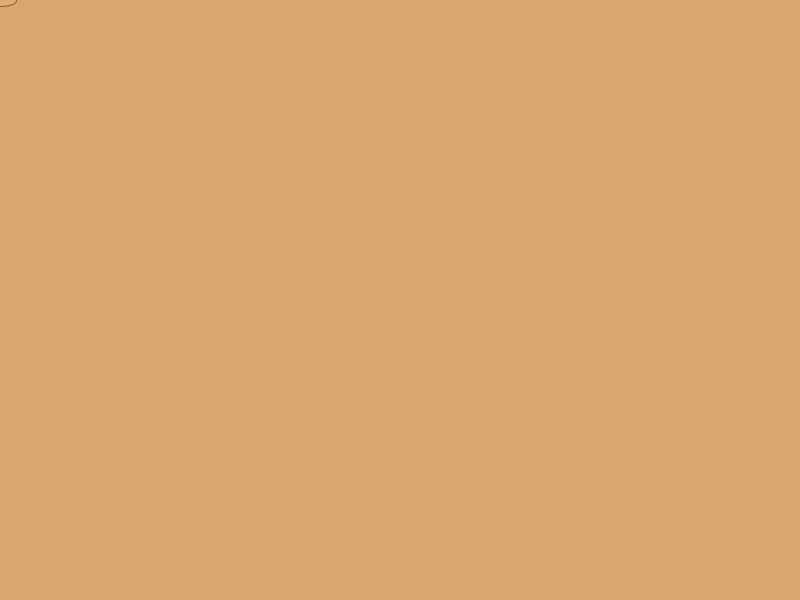
Frame 1 (no input)
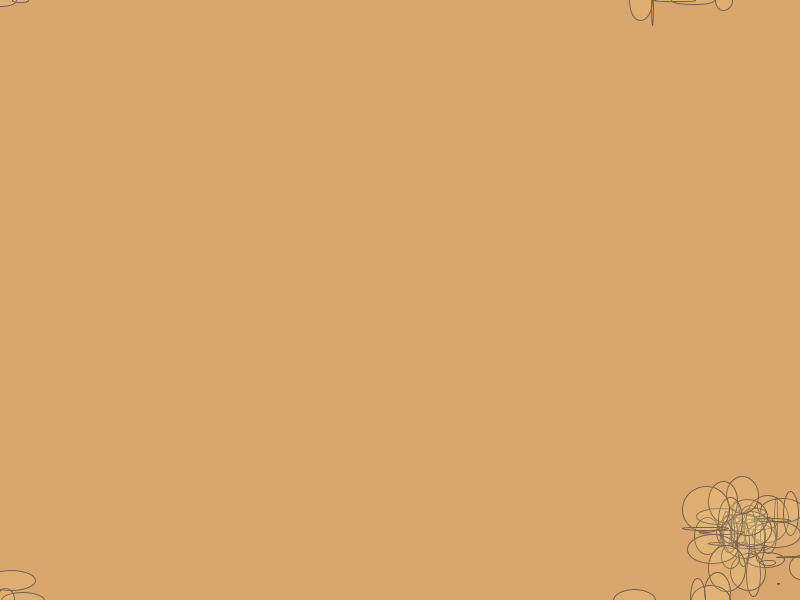
Frame 60 (the mouse pressed at the canvas centre just before this capture)
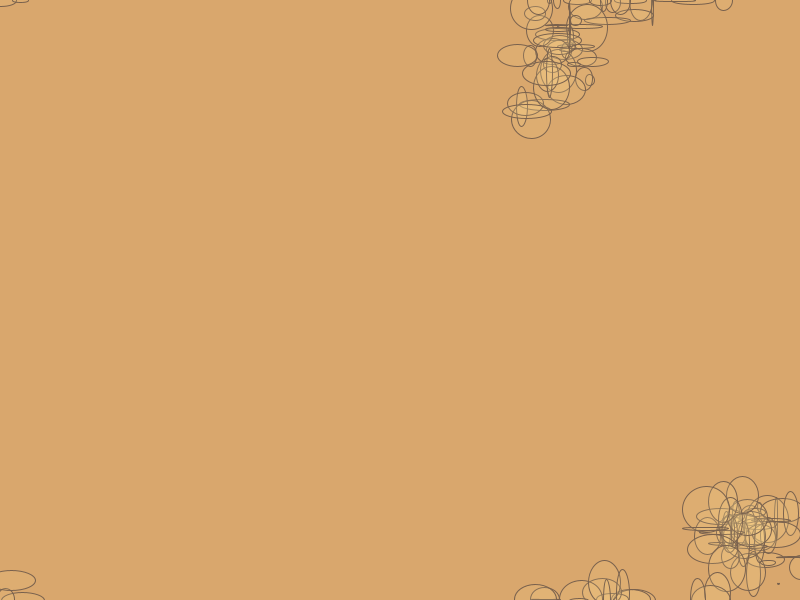
Frame 120 (the mouse held since frame 60 and released just before this capture)

The Processing sketch that drew these frames (run headless with seeded random() and noise(); from frame 60 on, the mouse is pressed at the canvas centre):

// Processing sketch: randomCurls
// ── randomCurls.pde

// declaring globally -- everyone knows about them + can access, if need be
// giving them an intial value
float x = 0;

float y = 0;


float eW;
float eH;

void setup() {
  size(800, 600);   // (width, height)
  background(217, 167, 109);
}

void draw() {
  eW = random(50);
  eH = random(50);
  println(eW);
  
  fill(255, 217, 142, 30);
  stroke(121, 97, 77);
  ellipse(x, y, eW, eH);

  x = x + random(-25, 25);
  y = y + random(-25, 25);

  if ( x < 0) {  // if we go off the screen on the left
    // then wrap around to the other side
    x = width;
  }
  
  if(y < 0){
    y = height;
  }
  
  if(x > width){
    x = 0;
  }
  
  if(y > height){
    y = 0;
  }
  
  
}
